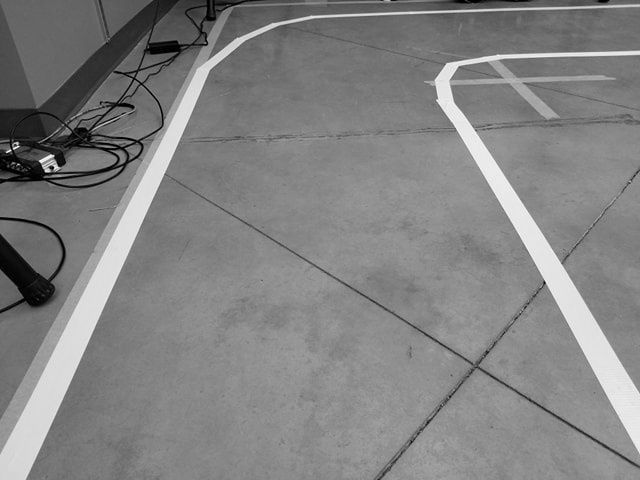
#> input picture 车道检测/代码/Lane-Detection-master/Lane-Detection-master/rsc_img/1.jpg, 640 x 480 px, given in place of 1.png, which was not available
$ jupyter execute center_scatter.ipynb   (older library calls are emulated)
#> lines starting #> are read from the running program, lines starting #| are printed output that depends on the picture; after the words box and inside, x2 and y2 are one past the last pixel; in counts of white or black regions, pixels touching at a corner belong together; pictures that were not available may be replaced by others from this repository, and a replacement may not be noted
[cell 1]
import matplotlib.pyplot as plt
import numpy as np
import argparse
import imutils
import cv2
count=3
#**********************注:这里涉及到的x,y都是以左下角为(0,0)点***********************#
class Car:
             """Class to represent a car
             """
             position=[[0,0],[0,0],[0,0],[0,0]];
             def center(self,args):
#> called with args = '1.png'
                          image = cv2.imread(args)
#> image is the input picture: shape (480, 640, 3); min 0, max 255, mean 130.3
                          gray = cv2.cvtColor(image, cv2.COLOR_BGR2GRAY)
                          #blurred = cv2.GaussianBlur(gray, (5, 5), 0)
                          thresh = cv2.threshold(gray, 96, 255, cv2.THRESH_TRUNC)[1]
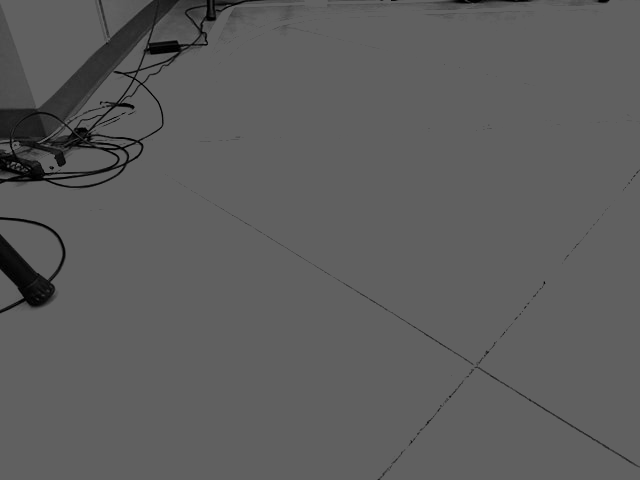
#> thresh: shape (480, 640); min 0, max 96, mean 92.5
                          # find contours in the thresholded image
                          cnts = cv2.findContours(thresh.copy(), cv2.RETR_LIST,
                                  cv2.CHAIN_APPROX_NONE )
#> cnts = 222 contours, 221 with area under 20; largest, box (x1, y1, x2, y2) and area: (0, 0, 640, 480) 306060
                          cnts = cnts[0] if imutils.is_cv2() else cnts[1]
                          # loop over the contours
                          list=[0,0,0,0];
                          # compute the center of the contour
                          M = cv2.moments(cnts[0])
#> M = moments, m00 2, centre m10/m00, m01/m00 = (15, 305)
                          cX = int(M["m10"] / M["m00"])
#> cX = 15
                          cY = int(M["m01"] / M["m00"])
#> cY = 305
                          # draw the contour and center of the shape on the image
                          cv2.drawContours(image, [cnts[0]], -1, (255, 255, 0), 2)
#> image: shape (480, 640, 3); 0.01% of pixels changed, all inside (x1, y1, x2, y2) = (13, 303, 18, 308)
                          cv2.circle(image, (cX, cY), 7, (255, 0, 0), -1)
                          cv2.putText(image, "center", (cX - 20, cY - 20),
                                  cv2.FONT_HERSHEY_SIMPLEX, 0.5, (255, 255, 255), 2)
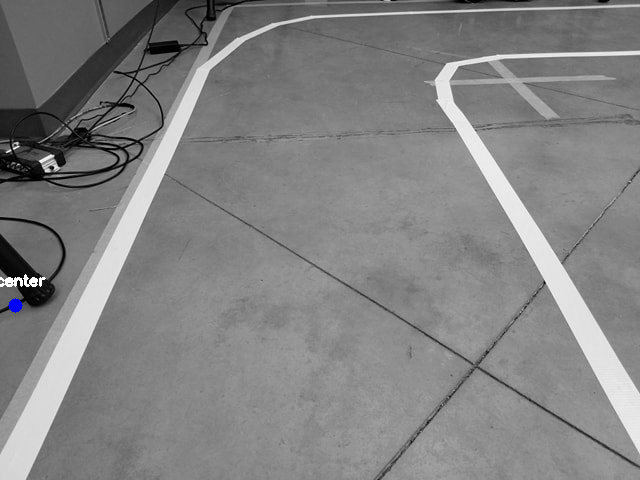
#> image: shape (480, 640, 3); mean B, G, R 130.7, 130.5, 130.5
                          key=self.position.index([0,0])
                          # show the image
                          #print(cX,cY)
                          if M['m00']!=0:
                                   self.position[key][0]=cX
                                   self.position[key][1]=cY
                          #s[c]=str(cY)
                          cv2.imshow("Image", image)
                          cv2.imshow("gray", gray)
                          k = cv2.waitKey(0)
#> (key Esc is pressed here)
#> call 2 of center, with args = '2.png'
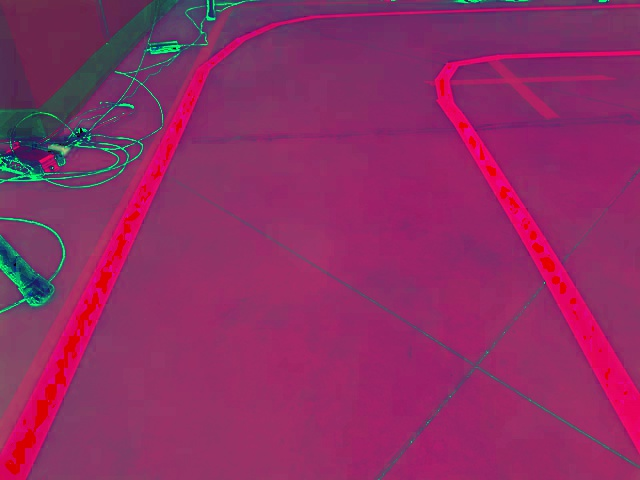
#> input picture 车道检测/代码/Lane-Detection-master/Lane-Detection-master/rsc_img/2.jpg, 640 x 480 px, given in place of 2.png, which was not available
#> in center, image is the input picture: shape (480, 640, 3); mean B, G, R 100.4, 44.7, 142.7
#> in center (call 2), `gray = cv2.cvtColor(image, cv2.COLOR_BGR2GRAY)`:
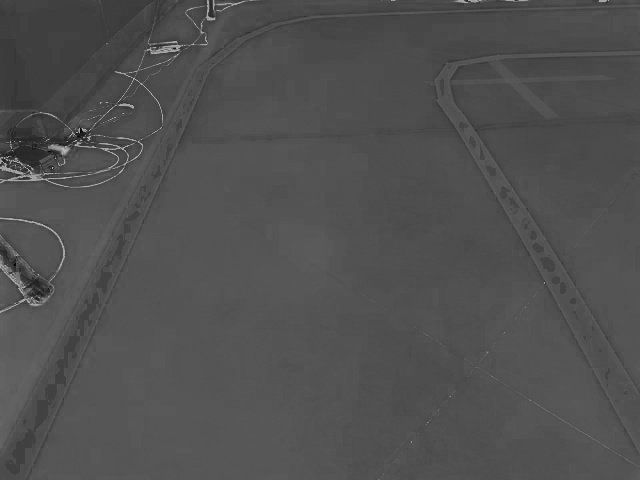
#> gray: shape (480, 640); min 3, max 189, mean 80.4
#> in center (call 2), `cnts = cv2.findContours(thresh.copy(), cv2.RETR_LIST, cv2.CHAIN_APPROX..`: cnts = 1 contour; box (x1, y1, x2, y2) and area: (0, 0, 640, 480) 306081
#> in center (call 2), `M = cv2.moments(cnts[0])`: M = moments, m00 306081, centre m10/m00, m01/m00 = (319.5, 239.5)
#> in center (call 2), `cX = int(M["m10"] / M["m00"])`: cX = 319
#> in center (call 2), `cY = int(M["m01"] / M["m00"])`: cY = 239
#> in center (call 2), `cv2.putText(image, "center", (cX - 20, cY - 20), cv2.FONT_HERSHEY_SIMP..`:
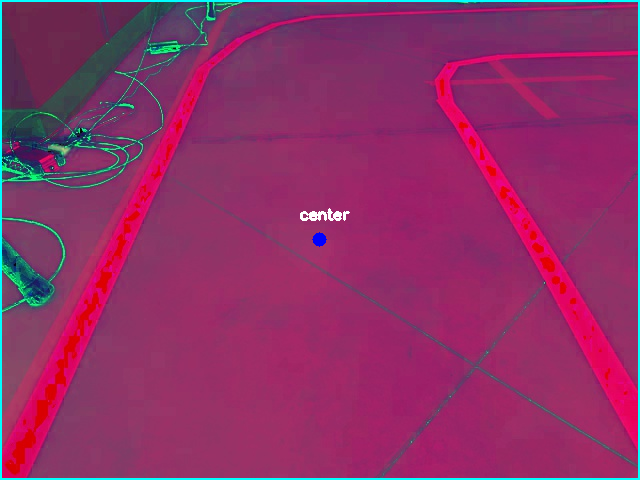
#> image: shape (480, 640, 3); mean B, G, R 102.9, 47.8, 141
#> (key Enter is pressed here)
#> call 3 of center, with args = '3.png'
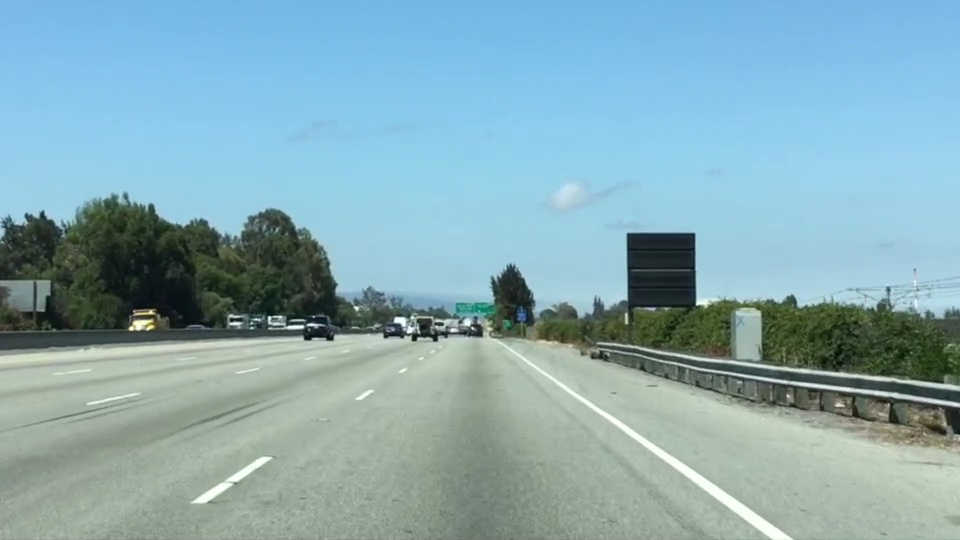
#> input picture 车道检测/测试代码/3.png, 960 x 540 px, found by its file name
#> in center, image is the input picture: shape (540, 960, 3); mean B, G, R 179.2, 171.1, 135.5
#> in center (call 3), `gray = cv2.cvtColor(image, cv2.COLOR_BGR2GRAY)`:
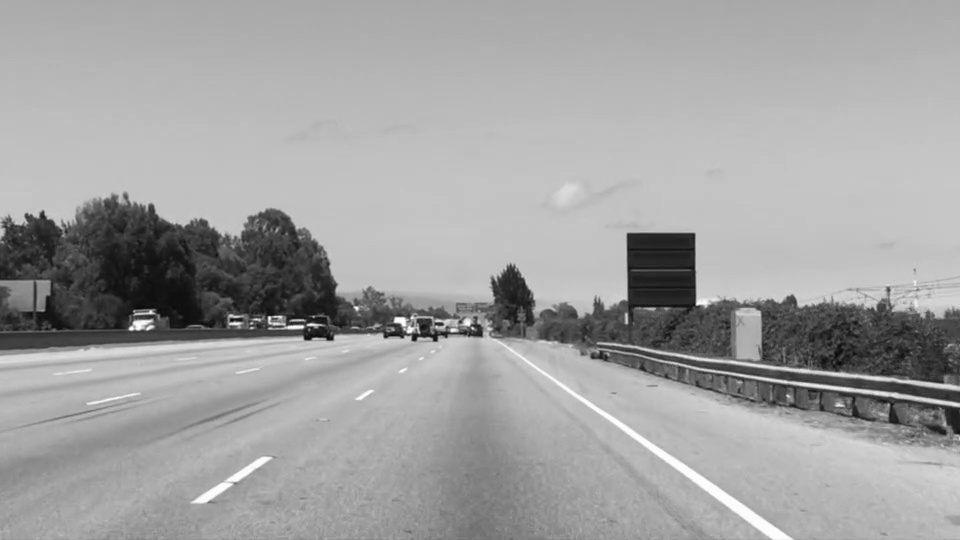
#> gray: shape (540, 960); min 6, max 254, mean 161.4
#> in center (call 3), `thresh = cv2.threshold(gray, 96, 255, cv2.THRESH_TRUNC)[1]`:
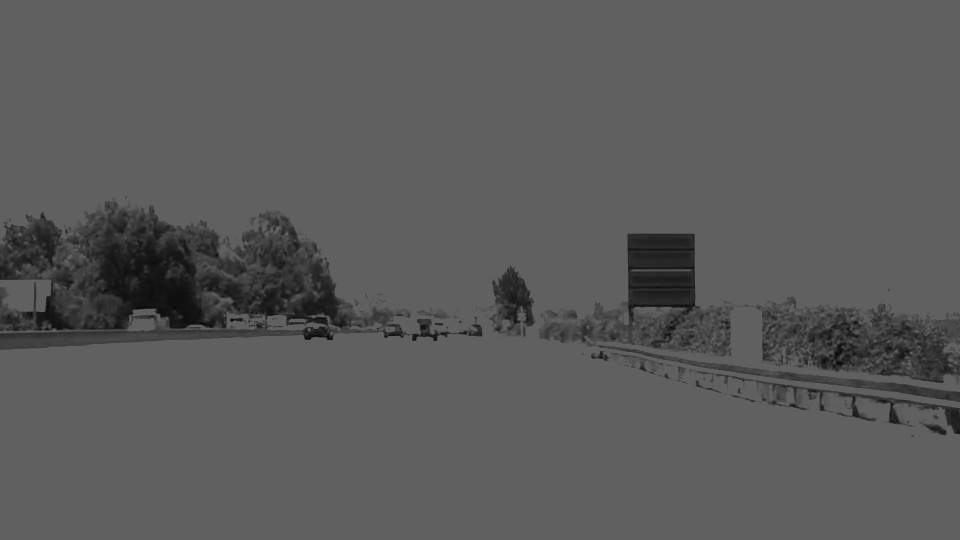
#> thresh: shape (540, 960); min 6, max 96, mean 90.3
#> in center (call 3), `cnts = cv2.findContours(thresh.copy(), cv2.RETR_LIST, cv2.CHAIN_APPROX..`: cnts = 1 contour; box (x1, y1, x2, y2) and area: (0, 0, 960, 540) 516901
#> in center (call 3), `M = cv2.moments(cnts[0])`: M = moments, m00 516901, centre m10/m00, m01/m00 = (479.5, 269.5)
#> in center (call 3), `cX = int(M["m10"] / M["m00"])`: cX = 479
#> in center (call 3), `cY = int(M["m01"] / M["m00"])`: cY = 269
#> in center (call 3), `cv2.circle(image, (cX, cY), 7, (255, 0, 0), -1)`: image: shape (540, 960, 3); mean B, G, R 180, 172.1, 133.9
#> in center (call 3), `cv2.putText(image, "center", (cX - 20, cY - 20), cv2.FONT_HERSHEY_SIMP..`:
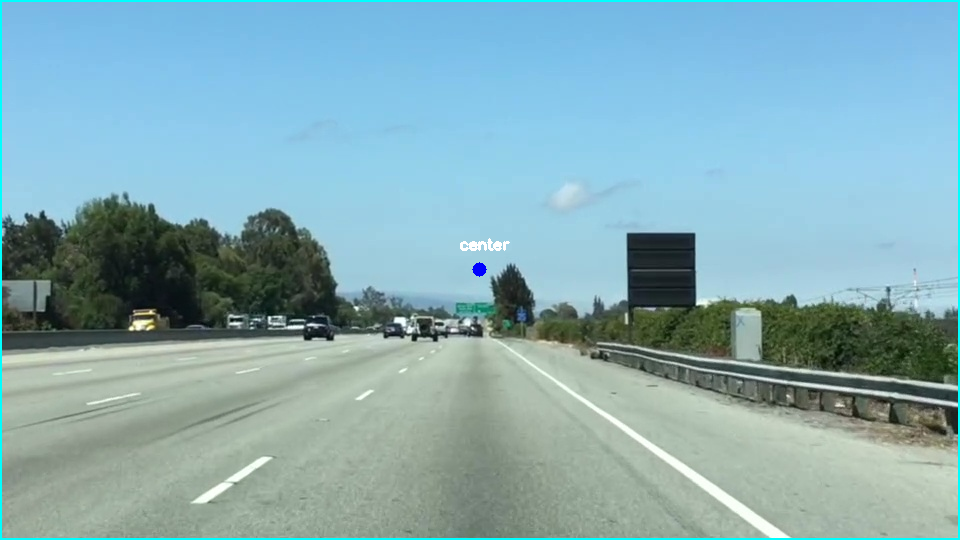
#> image: shape (540, 960, 3); mean B, G, R 180, 172.1, 133.9
                          if k == 27:  # wait for ESC key to exitcv2.destroyAllWindows
                                  cv2.destroyAllWindows
             def scatter(self):
                          for row in range(count):#count的值是可变的在上面定义过（在这里只设置为了3）
                                       X = self.position[row][0]
                                       Y = 500-self.position[row][1]
                                       print(X,Y)
                                       print(row)
                                       T = np.arctan2(Y,X) # for color value
                                       plt.scatter(X, Y, s=75, c=T, alpha=.5)#s是size大小，c是指颜色，alpha是透明度50%
                                       plt.xlim(0, 100)#取值范围
                                       plt.xticks(())  # ignore xticks
                                       plt.ylim(-0, 1000)
                                       plt.yticks(())  # ignore yticks
                                       #设置x，y轴坐标轴范围
                                       plt.xlim((0, 1000))
                                       plt.ylim((0, 100))
                                       #设置x，y轴刻度
                                       plt.xticks(np.linspace(0, 1000, 10))
                                       plt.yticks(np.linspace(0, 500, 5))
                                       #设置x，y轴标签
                                       plt.xlabel('X axis')
                                       plt.ylabel('Y axis')
                          plt.show()
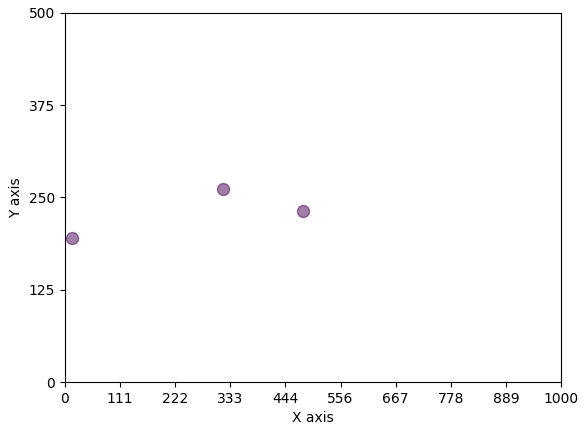
#> figure drawn by matplotlib, 1 panel

car_test=Car()
args_1="1.png"
args_2="2.png"
args_3="3.png"
car_test.center(args_1)#该函数只确定一幅图的质心，args是同一路径下图片的名
car_test.center(args_2)
car_test.center(args_3)
car_test.scatter()#该函数显示该对象所有的位置（路径）
